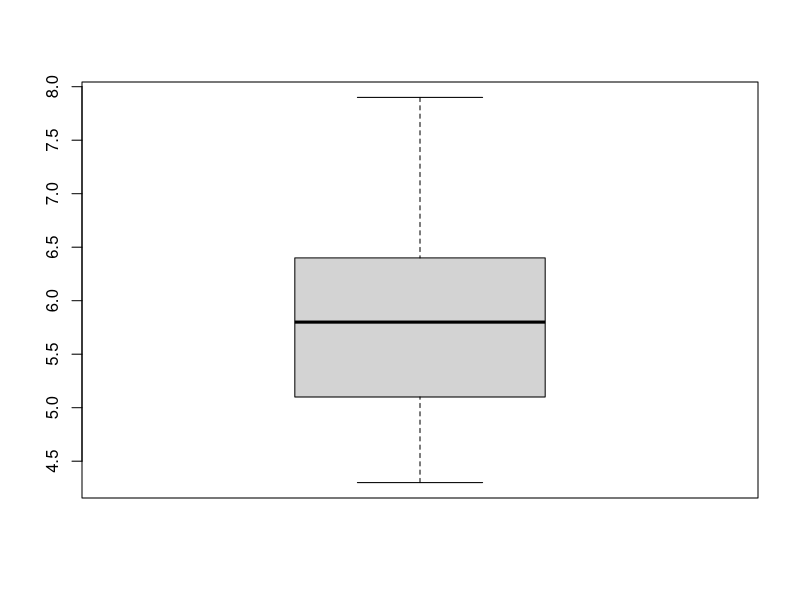
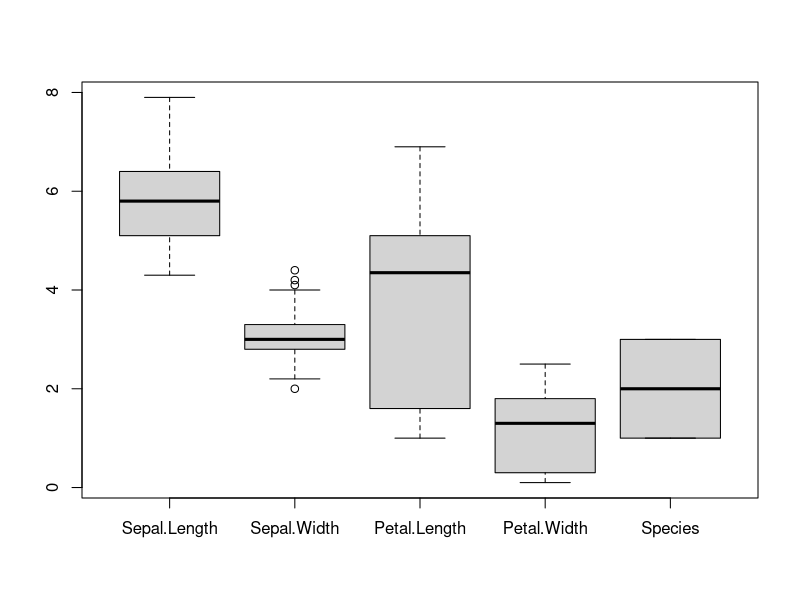
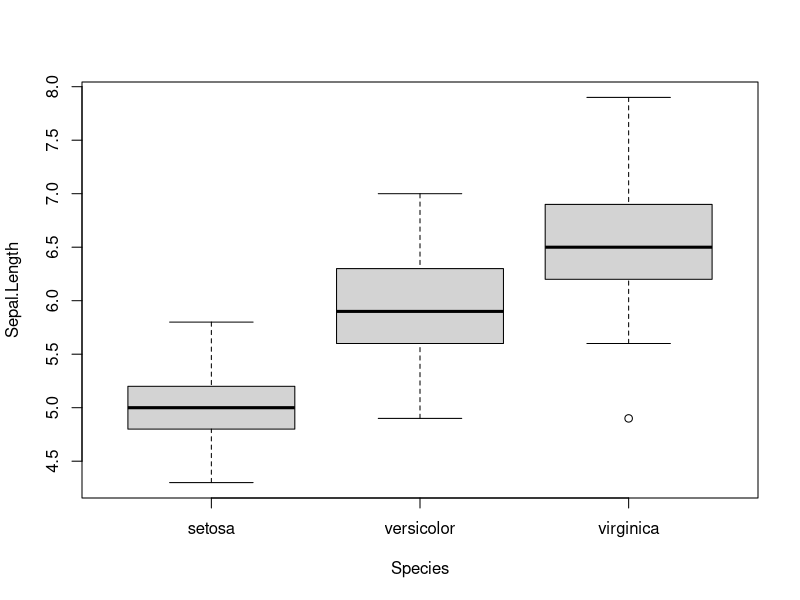
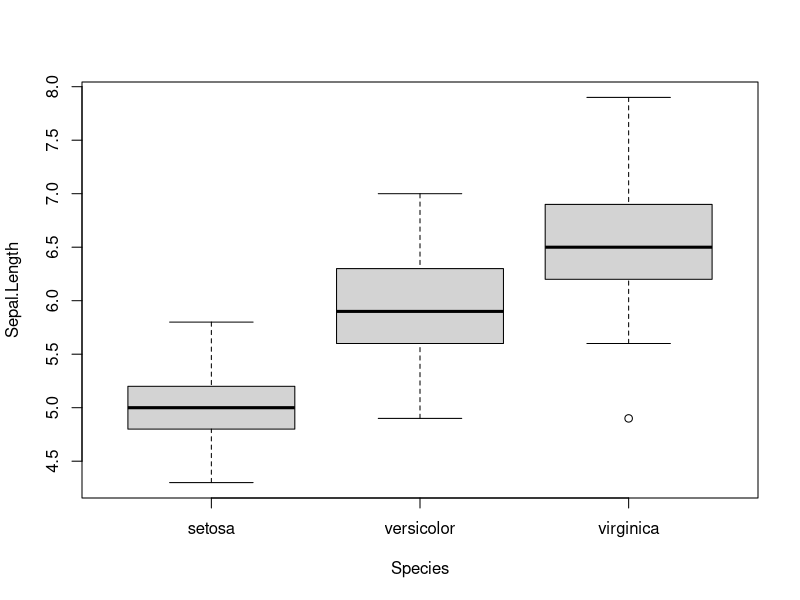
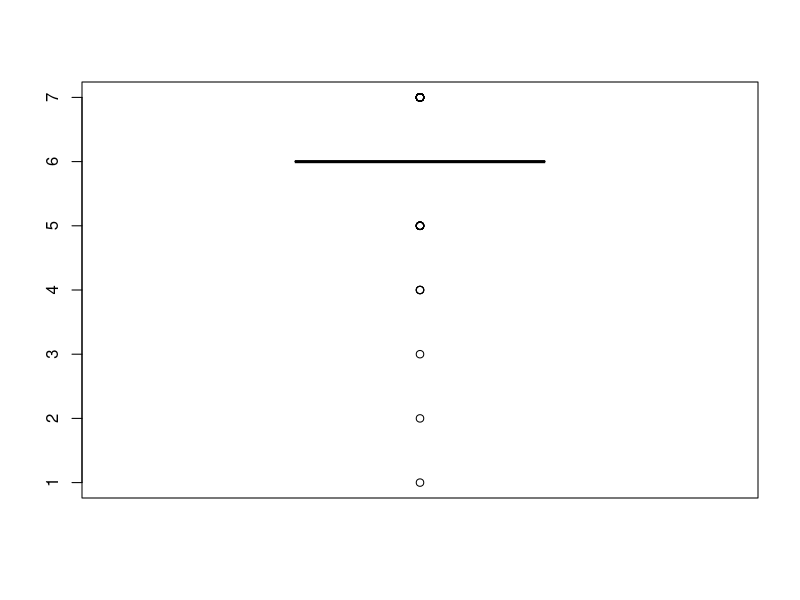
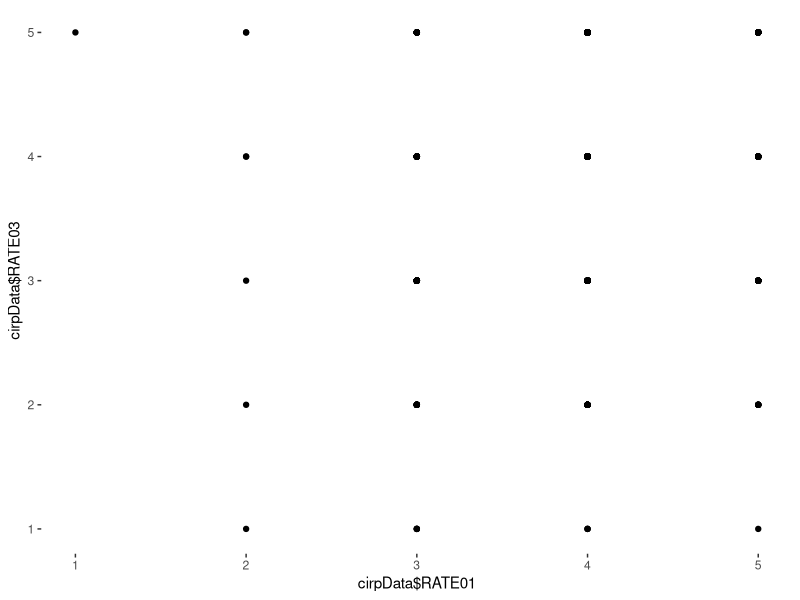
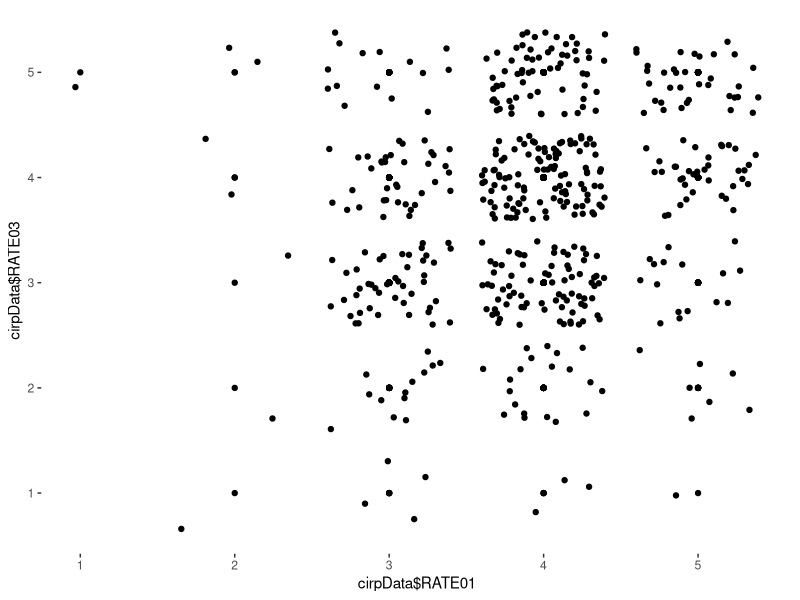
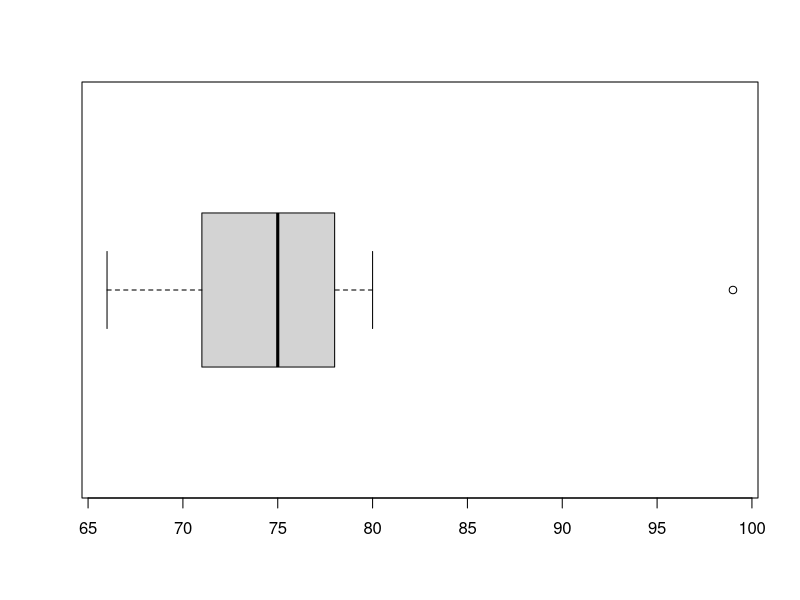

The R source for these figures, in order:
## ---- chunk 1

#---------- RSTUDIO STARTER V 2.0  --------------#
#                    -Prepared with care by  AM ;D
                
                                                                          
knitr::opts_chunk$set(echo = TRUE, 
                      message = FALSE, 
                      warning = FALSE)      
library(tidyverse)                
library(ggthemes)                    

theme_set(theme_tufte() +                                     
  theme(text=element_text(family="sans")))  

#------------------------------------------------#
## ---- chunk 2
summary(iris$Sepal.Length)
## ---- chunk 3
boxplot(iris$Sepal.Length)
## ---- chunk 4
boxplot(iris)
## ---- chunk 5
boxplot(data=iris, Sepal.Length~Species)
## ---- chunk 6
boxplot(data=iris, Sepal.Length~Species)
## ---- chunk 7
cirpData <- read.csv("CIRP_DATA_2014_CLEAN.csv")
head(cirpData)

## ---- chunk 8
boxplot(cirpData$YRSTUDY1)
## ---- chunk 9
qplot(cirpData$RATE01, cirpData$RATE03)
## ---- chunk 10
qplot(cirpData$RATE01, cirpData$RATE03)+geom_jitter()

## ---- chunk 11
71 - 1.5*7
## ---- chunk 12
78+1.5*7
## ---- chunk 13
boxplot(c(66, 67, 71, 71, 74, 76, 76, 78, 80, 99), horizontal = TRUE)

## ---- chunk 14
(75-64)/2.4
## ---- chunk 15
(28- 24)/3
## ---- chunk 16
(720-680)/40
